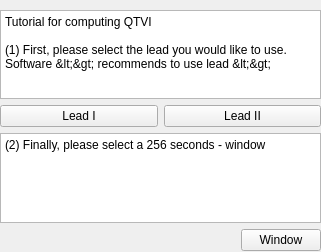
<?xml version="1.0" encoding="UTF-8"?>
<ui version="4.0">
 <class>qtutor</class>
 <widget class="QWidget" name="qtutor">
  <property name="geometry">
   <rect>
    <x>0</x>
    <y>0</y>
    <width>321</width>
    <height>252</height>
   </rect>
  </property>
  <property name="windowTitle">
   <string>Form</string>
  </property>
  <widget class="QWidget" name="gridLayoutWidget">
   <property name="geometry">
    <rect>
     <x>0</x>
     <y>10</y>
     <width>321</width>
     <height>241</height>
    </rect>
   </property>
   <layout class="QGridLayout" name="gridLayout">
    <item row="1" column="0">
     <layout class="QHBoxLayout" name="horizontalLayout">
      <item>
       <widget class="QPushButton" name="pbLead1">
        <property name="text">
         <string>Lead I</string>
        </property>
       </widget>
      </item>
      <item>
       <widget class="QPushButton" name="pbLead2">
        <property name="text">
         <string>Lead II</string>
        </property>
       </widget>
      </item>
     </layout>
    </item>
    <item row="0" column="0">
     <widget class="QPlainTextEdit" name="Inst1">
      <property name="plainText">
       <string>Tutorial for computing QTVI

(1) First, please select the lead you would like to use. Software &lt;&gt; recommends to use lead &lt;&gt;</string>
      </property>
     </widget>
    </item>
    <item row="2" column="0">
     <widget class="QPlainTextEdit" name="Inst2">
      <property name="palette">
       <palette>
        <active>
         <colorrole role="Light">
          <brush brushstyle="SolidPattern">
           <color alpha="255">
            <red>0</red>
            <green>0</green>
            <blue>0</blue>
           </color>
          </brush>
         </colorrole>
        </active>
        <inactive>
         <colorrole role="Light">
          <brush brushstyle="SolidPattern">
           <color alpha="255">
            <red>0</red>
            <green>0</green>
            <blue>0</blue>
           </color>
          </brush>
         </colorrole>
        </inactive>
        <disabled>
         <colorrole role="Light">
          <brush brushstyle="SolidPattern">
           <color alpha="255">
            <red>0</red>
            <green>0</green>
            <blue>0</blue>
           </color>
          </brush>
         </colorrole>
        </disabled>
       </palette>
      </property>
      <property name="plainText">
       <string>(2) Finally, please select a 256 seconds - window</string>
      </property>
     </widget>
    </item>
    <item row="3" column="0">
     <layout class="QHBoxLayout" name="horizontalLayout_2">
      <item>
       <spacer name="horizontalSpacer">
        <property name="orientation">
         <enum>Qt::Horizontal</enum>
        </property>
        <property name="sizeHint" stdset="0">
         <size>
          <width>40</width>
          <height>20</height>
         </size>
        </property>
       </spacer>
      </item>
      <item>
       <widget class="QPushButton" name="SelWin">
        <property name="text">
         <string>Window</string>
        </property>
       </widget>
      </item>
     </layout>
    </item>
   </layout>
  </widget>
 </widget>
 <resources/>
 <connections/>
</ui>
